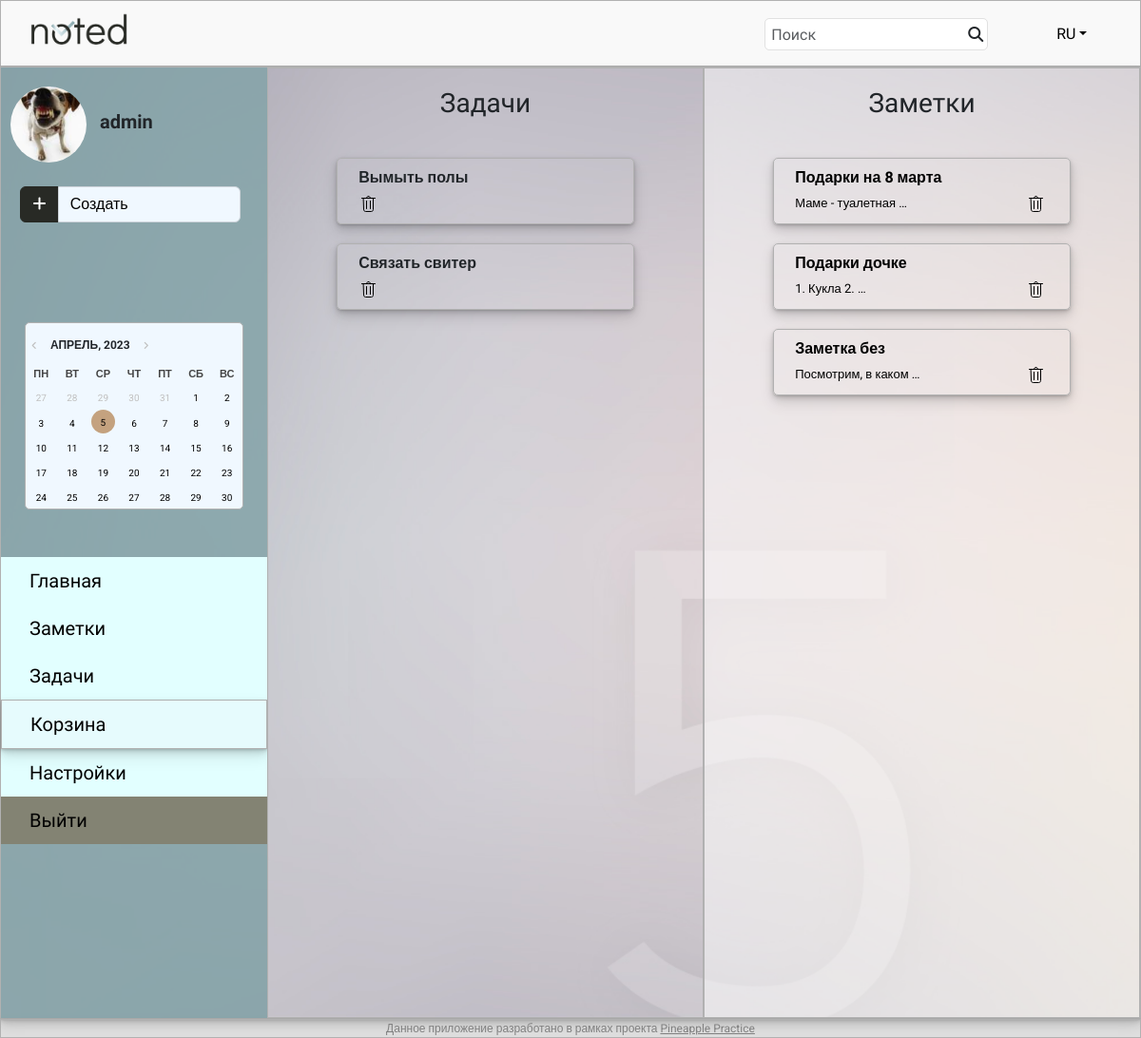
Page /main/trash (signed in) on the earlier database version.
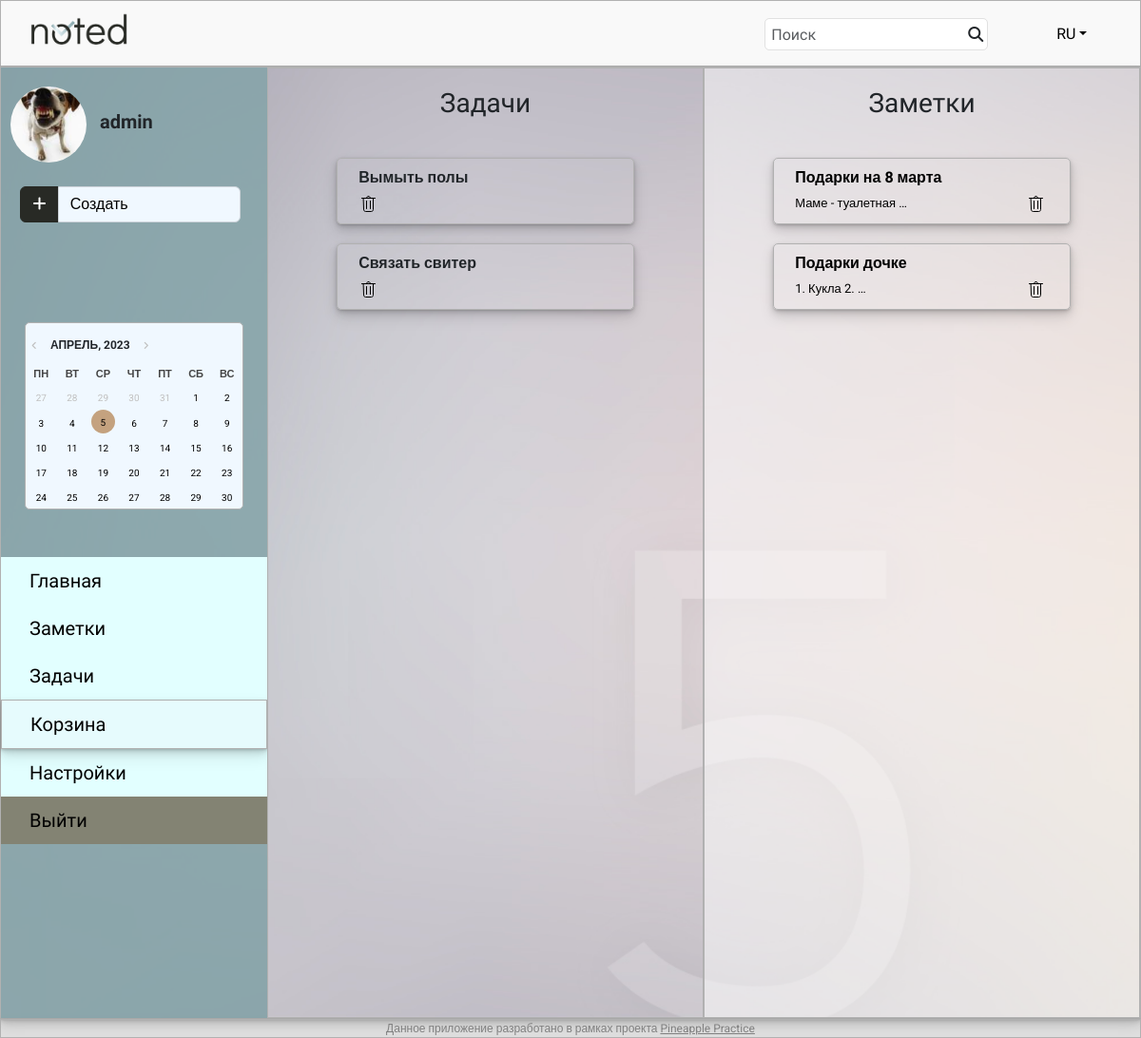
Same page on the later database version.
### notes/models.py (models this page shows, shortened)
class UserProfile(models.Model):
    user = models.OneToOneField(User, on_delete=models.CASCADE)
    avatar = models.ImageField(default='/avatars/user_male_circle_icon.svg',
                               upload_to='avatars')

class Task(models.Model):
    task_title = models.CharField(max_length=1000)
    task_author = models.ForeignKey(User, on_delete=models.CASCADE)
    task_date = models.DateField()
    add_at = models.DateTimeField(blank=True)
    task_priority = models.BooleanField(default=False)
    task_deleted = models.BooleanField(default=False)
    task_trash = models.BooleanField(default=False)

class Note(models.Model):
    note_title = models.CharField(max_length=250)
    note_text = models.TextField()
    add_at = models.DateTimeField(blank=True)
    note_author = models.ForeignKey(User, on_delete=models.CASCADE)
    note_trash = models.BooleanField(default=False)
    note_file = models.FileField(null=True, blank=True, upload_to='documents')

### notes/views.py (the view)
# urls.py: path('trash', trash, name='trash'),
@login_required
def trash(request):
    user = request.user
    task_trash = Task.objects.filter(task_author=user, task_trash=True)
    note_trash = Note.objects.filter(note_author=user, note_trash=True)
    return render(request, 'trash.html', context={'task_trash': task_trash, 'note_trash': note_trash})

### templates/trash.html (shortened to what this page needs)
{% extends "default.html" %}
{% block content %}
    <div class="container-xxl main-main">
        <div class="row">
            <div class="col-auto col-2 sidebar" style="width: 280px;">
                <div class="ava">
                    <img src="{{ request.user.userprofile.avatar.url }}" alt="Avatar" width="80" height="80" class="rounded-circle">
                    <span class="username">{{ request.user }}</span>
                </div>
                <div class="input-group dropdown">
                    <button type="button" class="btn btn-primary dropdown-toggle" id="dropdownMenuButton1" data-bs-toggle="dropdown" aria-expanded="false" style="background: #282A25; border-color: #282A25; width: 17%;">
                        <i class="fas fa-plus" aria-hidden="true"></i>
                    </button>
                    <button type="button" class="btn btn-primary" style="background: #f0f8ff; color: black; border: 1px solid #ced4da; width: 80%; text-align: left;">Создать</button>
                </div>
                <div class="calendar-wrapper">
                    <button id="btnPrev" type="button" style="margin-top: 15px;"></button>
                    <h6 id="headCal"></h6>
                    <button id="btnNext" type="button"></button>
                    <div id="divCal"></div>
                </div>
                <div class="nav-list">
                    <ul style="list-style-type: none;">
                        <li><a href="{% url 'main' %}">Главная</a></li>
                        <li><a href="{% url 'notes' %}">Заметки</a></li>
                        <li><a href="{% url 'tasks' %}">Задачи</a></li>
                        <li class="current_page"><a href="{% url 'trash' %}">Корзина</a></li>
                        <li><a href="{% url 'user_settings' %}">Настройки</a></li>
                        <li style="background: rgba(108, 100, 81, 0.8);"><a href="{% url 'logout' %}">Выйти</a></li>
                    </ul>
                </div>
            </div>
            <div class="col" id="tasks-notes">
                <div class="row">
                    <div class="col-6 tasks">
                        <h3 style="text-align: center; font-family: 'Didact Gothic', sans-serif; margin-top: 20px; margin-bottom: 40px;">Задачи</h3>
                        <div class="col-8 offset-2">
                            {% for task in task_trash %}
                                <div class="row note-block">
                                    <div class="col-10">
                                        <h6><b>{{ task.task_title }}</b></h6>
                                        <a href="{% url 'task_perm_delete' task.id %}">
                                            <img src="/static/images/icons/trash_icon.svg"/>
                                        </a>
                                    </div>
                                </div>
                            {% endfor %}
                        </div>
                    </div>
                    <div class="col-6 notes" style="background: rgba(255, 255, 255, 0.5);">
                        <h3 style="text-align: center; font-family: 'Didact Gothic', sans-serif; margin-top: 20px; margin-bottom: 40px;">Заметки</h3>
                        <div class="col-8 offset-2 main-notes">
                        {% for note in note_trash %}
                            <div class="row note-block">
                                <div class="row">
                                    <div class="col-10">
                                        <a href="{% url 'note_details' note.id %}"><h6><b>{{ note.note_title }}</b></h6></a>
                                    </div>
                                    <div class="col-2 ms-auto note_date">
                                    </div>
                                </div>
                                <div class="row align-items-start">
                                    <div class="col-10">
                                        <a href="{% url 'note_details' note.id %}">{{ note.note_text | truncatewords:3 }}</a>
                                    </div>
                                    <div class="col-1 ms-auto">
                                        <a href="{% url 'note_perm_delete' note.id %}">
                                            <img src="/static/images/icons/trash_icon.svg" />
                                        </a>
                                    </div>
                                </div>
                            </div>
                        {% endfor %}
                        </div>
                    </div>
                </div>
            </div>
        </div>
    </div>
{% endblock content %}

### templates/default.html (shortened to what this page needs)
<!DOCTYPE html>
<html lang="ru">
<head>
    {% load bootstrap5 %}
    {% bootstrap_css %}
    {% load static %}
    <link rel="stylesheet" type="text/css" href="{% static 'css/styles.css' %}">
</head>
<body>
    <header>
        <div class="container-xxl header-area" >
            <div class="row align-items-center" style="height: 70px;">
                <div class="col-6">
                    <img src="/static/images/Noted_colour_full_RGB.png" alt="Logo" width="140" height="60">
                </div>
                <div class="col-5 search-wrapper">
                    <form action="{% url 'search' %}" method="get">
                        <input type="search" name="q" class="header-search form-control" placeholder="Поиск" />
                        <span class="icon"><i class="fa fa-search"></i></span>
                    </form>
                </div>
                <div class="col-auto">
                    <a class="nav-link dropdown-toggle" href="#" role="button" data-bs-toggle="dropdown" aria-expanded="false" style="color: black;">RU</a>
                </div>
            </div>
        </div>
    </header>
    {% block content %}
    {% endblock content %}
    <footer>
        <div class="container-xxl text-center" style="border: 0.5px solid #b1b1b1;
                box-shadow: 0px 1px 2px rgba(0,0,0,0.1),
                0px 2px 4px rgba(0,0,0,0.1),
                0px 4px 8px rgba(0,0,0,0.1),
                0px 8px 16px rgba(0,0,0,0.1); font-size: 12px; color: grey;">
            Данное приложение разработано в рамках проекта <a href="" style="color: grey;">Pineapple Practice</a>
        </div>
    </footer>
</body>
</html>

### static/css/styles.css (style rules this page uses)
body { font-family: 'Roboto', sans-serif; background: #E0E0E0; }
.header-area { height: 70px; border: 0.5px solid #b1b1b1; box-shadow: 0px 1px 2px rgba(0,0,0,0.1), 0px 2px 4px rgba(0,0,0,0.1), 0px 4px 8px rgba(0,0,0,0.1), 0px 8px 16px rgba(0,0,0,0.1); background: rgba(255, 255, 255, 0.8); font-family: 'Didact Gothic', sans-serif; }
.search-wrapper { position: relative; padding-right: 60px; }
input.header-search { border: 1px solid #e1e1e1; border-radius: 5px; height: 34px; width: 55%; padding-left: 6px; float: right; }
.icon { position: absolute; right: 13%; top: 19%; }
.main-main { border: 0.5px solid #b1b1b1; box-shadow: 0px 1px 2px rgba(0,0,0,0.1), 0px 2px 4px rgba(0,0,0,0.1), 0px 4px 8px rgba(0,0,0,0.1), 0px 8px 16px rgba(0,0,0,0.1); background: url(/static/images/bg-2.jpg) no-repeat center fixed; background-size: cover; }
.tasks, .notes { border: 0.5px solid #b1b1b1; height: 1000px; overflow-y: scroll; }
.tasks a, .main-notes a { color: black; text-decoration: none; }
.note-block { border: 0.5px solid #b1b1b1; font-size: 13px; margin-top: 20px; margin-bottom: 20px; border-radius: 5px; padding: 10px; box-shadow: 0px 1px 2px rgba(0,0,0,0.1), 0px 2px 4px rgba(0,0,0,0.1), 0px 4px 8px rgba(0,0,0,0.1), 0px 8px 16px rgba(0,0,0,0.1); }
.note_date { font-size: 12px; }
.calendar-wrapper { margin: 100px 25px 0px 25px; border: 0.5px solid #b1b1b1; border-radius: 5px; background: #f0f8ff; }
#divCal { margin-top: 10px; }
#headCal { margin: 0px 0px; text-transform: uppercase; font-size: 12px; display: inline; font-weight: 700; }
#btnPrev:before { content: '\f104'; font-family: FontAwesome; padding-right: 4px; }
#btnNext:after { content: '\f105'; font-family: FontAwesome; padding-left: 4px; }
#btnPrev, #btnNext { background: transparent; border: none; outline: none; font-size: 0.6em; color: #c0c0c0; cursor: pointer; transition: all 0.3s ease; }
.sidebar { background: rgba(126, 159, 164, 0.8); padding: 0px; }
.ava { margin-top: 20px; margin-bottom: 20px; padding: 0px 10px; }
.username { padding-left: 10px; font-weight: 600; font-size: 20px; font-family: 'Didact Gothic', sans-serif; }
.input-group { padding: 5px 20px 5px 20px; }
#dropdownMenuButton1::after { content: none; }
.nav-list { font-family: 'Didact Gothic', sans-serif; font-size: 20px; background: #E2FFFF; margin-left: 0px; margin-right: 0px; margin-top: 50px; }
.nav-list ul { padding-left: 0px; }
.nav-list li { padding-top: 10px; padding-bottom: 10px; padding-left: 30px; }
.nav-list a { color: black; text-decoration: none; test-align: center; }
.current_page { background: rgba(236, 247, 251, 0.5); border: 0.5px solid #b1b1b1; box-shadow: 0px 1px 2px rgba(0,0,0,0.1), 0px 2px 4px rgba(0,0,0,0.1), 0px 4px 8px rgba(0,0,0,0.1), 0px 8px 16px rgba(0,0,0,0.1); }

Differences in the rows shown:
removed Note: note_title "Заметка без", note_text "Посмотрим, в каком …"
